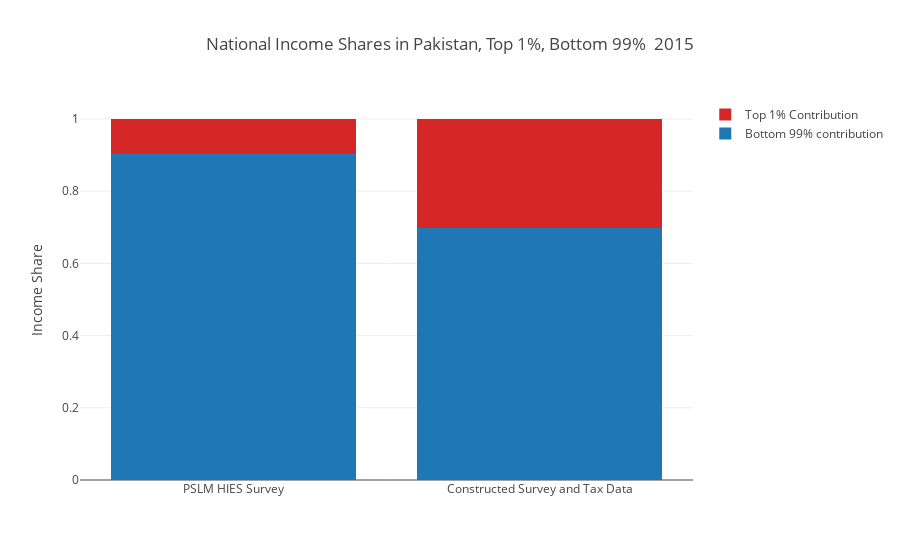

The code cell stored with this chart in its notebook:
### Markdown cell above
### Top 1%, Bottom 99% National Income Shares in Pakistan, 2015

### Code cell
x=["PSLM HIES Survey", "Constructed Survey and Tax Data"]

trace1 = go.Bar(
    x=x,
    y=[calculate_income_share("salaried", 2015, 0.99, top=False, t_func_diff=True, t_func=get_survey_table), 
       calculate_income_share("salaried", 2015, 0.99, top=False)],
    name='Bottom 99% contribution',
    marker = dict(color = ('rgb(31, 119, 180)'))   
)
trace2 = go.Bar(
    x=x,
    y=[calculate_income_share("salaried", 2015, 0.01, t_func_diff=True, t_func=get_survey_table), 
       calculate_income_share("salaried", 2015, 0.01)],
    name='Top 1% Contribution',
    marker = dict(color = ('rgb(214, 39, 40)'))
)

data = [trace1, trace2]

layout = dict(title = 'National Income Shares in Pakistan, Top 1%, Bottom 99%  2015',
              yaxis = dict(title = 'Income Share'),
              barmode='stack'
              )

top1_bottom99_2015 = plotly.offline.iplot({
    "data": data,
    "layout": layout
})
top1_bottom99_2015

### Figure 1 — Plotly figure (JSON) as saved in the notebook; plotly's stock layout.template omitted (floating-point values rounded to 4 significant figures)
{"data": [{"marker": {"color": "rgb(31, 119, 180)"}, "name": "Bottom 99% contribution", "type": "bar", "x": ["PSLM HIES Survey", "Constructed Survey and Tax Data"], "y": [0.903, 0.698]}, {"marker": {"color": "rgb(214, 39, 40)"}, "name": "Top 1% Contribution", "type": "bar", "x": ["PSLM HIES Survey", "Constructed Survey and Tax Data"], "y": [0.097, 0.302]}], "layout": {"barmode": "stack", "title": "National Income Shares in Pakistan, Top 1%, Bottom 99%  2015", "yaxis": {"title": "Income Share"}}}
